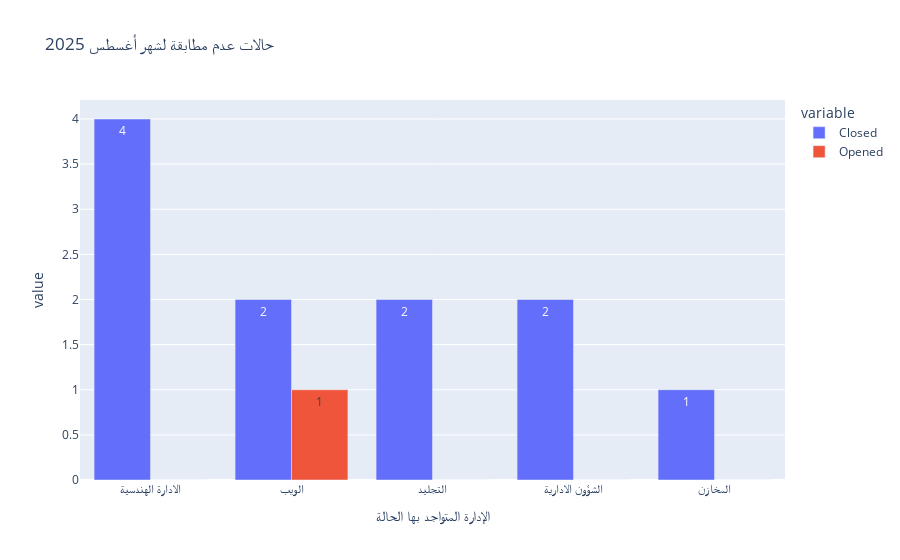

Notebook code cell kept with this figure:
### Code cell
px.bar(data_frame=ncr_department8,x='الإدارة المتواجد بها الحالة',y=['Closed', 'Opened'], barmode='group',text_auto=True,title='حالات عدم مطابقة لشهر أغسطس 2025')

### Figure 1 — Plotly figure (JSON) as saved in the notebook; plotly's stock layout.template omitted (floating-point values rounded to 4 significant figures)
{"data": [{"alignmentgroup": "True", "hovertemplate": "variable=Closed<br>الإدارة المتواجد بها الحالة=%{x}<br>value=%{y}<extra></extra>", "legendgroup": "Closed", "marker": {"color": "#636efa", "pattern": {"shape": ""}}, "name": "Closed", "offsetgroup": "Closed", "orientation": "v", "showlegend": true, "textposition": "auto", "texttemplate": "%{y}", "type": "bar", "x": ["الادارة الهندسية", "الويب", "التجليد", "الشؤون الادارية", "المخازن"], "xaxis": "x", "y": [4, 2, 2, 2, 1], "yaxis": "y"}, {"alignmentgroup": "True", "hovertemplate": "variable=Opened<br>الإدارة المتواجد بها الحالة=%{x}<br>value=%{y}<extra></extra>", "legendgroup": "Opened", "marker": {"color": "#EF553B", "pattern": {"shape": ""}}, "name": "Opened", "offsetgroup": "Opened", "orientation": "v", "showlegend": true, "textposition": "auto", "texttemplate": "%{y}", "type": "bar", "x": ["الادارة الهندسية", "الويب", "التجليد", "الشؤون الادارية", "المخازن"], "xaxis": "x", "y": [0, 1, 0, 0, 0], "yaxis": "y"}], "layout": {"barmode": "group", "legend": {"title": {"text": "variable"}, "tracegroupgap": 0}, "title": {"text": "حالات عدم مطابقة لشهر أغسطس 2025"}, "xaxis": {"anchor": "y", "domain": [0, 1], "title": {"text": "الإدارة المتواجد بها الحالة"}}, "yaxis": {"anchor": "x", "domain": [0, 1], "title": {"text": "value"}}}}
